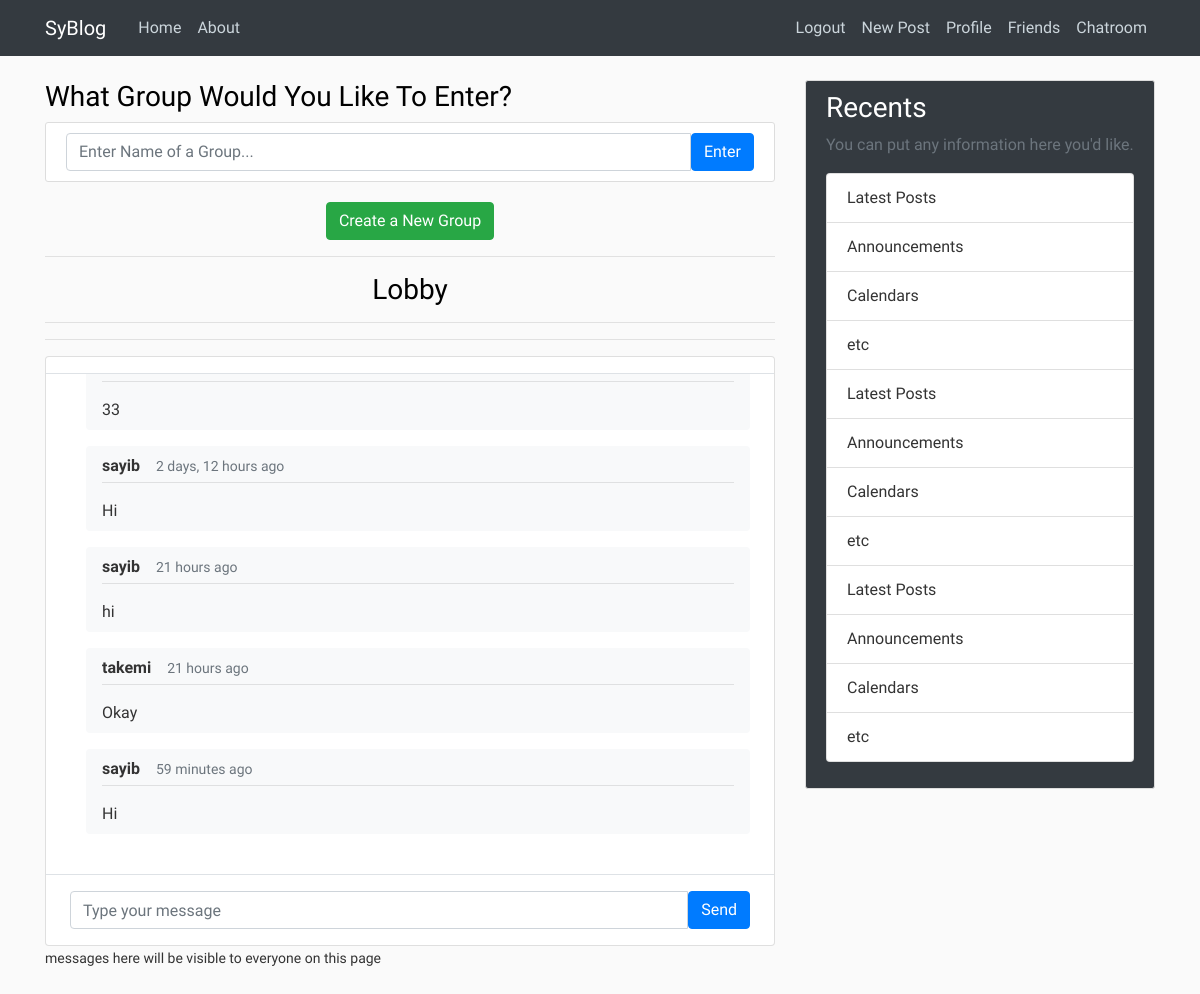
Page /chat/chat_home/ (signed in) on the committed database.
### chat/models.py (models this page shows)
class Message(models.Model):
    content = models.CharField(max_length=1000)
    author = models.ForeignKey(User, default=1, on_delete=models.CASCADE)
    timestamp = models.DateTimeField(auto_now=True)
    group = models.ForeignKey('Group', on_delete=models.CASCADE)
    def get_date(self):
        return humanize.naturaltime(self.timestamp)

### chat/views.py (the view)
# urls.py: path('chat_home/', views.chat_home, name='chat-home'),
@login_required
def chat_home(request):
    if(request.method == 'POST'):
        group_name = request.POST.get("group_name")
        if(group_name):
            group = Group.objects.filter(name=group_name).first()
            if(not group):
                alerts.success(request, f'No Group Of Name {group_name} exists')
                return redirect('chat-home')
        else:
            group = Group.objects.filter(name='lobby').first()
        return redirect(group)
    else:
        group = Group.objects.filter(name='lobby').first()
        messages = []
        if(group):
            messages = Message.objects.filter(group=group)
        else:
            group = Group(name = 'lobby').save()
        return render(request, 'chat/chat_home.html', {'chats': messages})

### friend/context_processors.py (called while the page is built)
def requests_to_base(requests):
    receivers = dict(Counter([req.receiver for req in FriendRequest.objects.all()]))
    return {'receivers': receivers}

### chat/templates/chat/chat_home.html (shortened to what this page needs)
{% extends 'blog/base.html' %}
{% block content %}
    <main class="content">
        <div class="container p-0">
            <h3>What Group Would You Like To Enter?</h3>
            <article class="media content-section">
            <form style="width: 100%;" action="" method='post' enctype="multipart/form-data">
                <div class="input-group">
                    <input name='group_name' id='enter-group' type="text" class="form-control" placeholder="Enter Name of a Group...">
                    <button type="submit" id='enter-sumbit' class="btn btn-primary">Enter</button>
                </div>
            </form>
            </article>
            <div style="text-align:center;">
                <a href="{% url 'create-group' %}" class="btn btn-success">Create a New Group</a>
            </div>
        </div>
    </main>
        <main class="content">
    <div class="container p-0">
        <span style="text-align: center;">
            <hr>
            <h1 class="h3 mb-3">Lobby</h1>
            <hr><hr>
        </span>
		<div class="card">
			<div class="row g-0">
				<div class="col-12 col-lg-7 col-xl-9">
					<div class="py-2 px-4 border-bottom d-none d-lg-block">
					</div>
					<div class="position-relative">
						<div id="msg-tab" class="chat-messages p-4">
                            {% for chat in chats %}
                                <div class="flex-shrink-1 bg-light rounded py-2 px-3 ml-3 mb-3">
									<div class="font-weight-bold mb-1">{{chat.author}}<small class="text-muted ml-3">{{ chat.get_date }}</small></div><hr style="margin-top: 0">
                                    {% autoescape off %}<span>{{ chat.content|safe }}<span>{% endautoescape %}
								</div>
                            {% endfor %}
						</div>
					</div>
					<div class="flex-grow-0 py-3 px-4 border-top">
						<div class="input-group">
							<input id="chat-message-input" type="text" class="form-control" placeholder="Type your message">
							<button id="chat-message-submit" class="btn btn-primary">Send</button>
						</div>
					</div>
				</div>
			</div>
		</div>
	</div>
    <small class="mb-3">messages here will be visible to everyone on this page</small>
    </main>
{% endblock content %}

### blog/static/blog/main.css (style rules this page uses)
body { background: #fafafa; color: #333333; margin-top: 5rem; font-family: 'Quicksand'; }
a { text-decoration: none; }
h1, h2, h3, h4, h5, h6 { color:black; }
.content-section { background: #ffffff; padding: 10px 20px; border: 1px solid #dddddd; border-radius: 3px; margin-bottom: 20px; }
.chat-messages { display: flex; flex-direction: column; max-height: 500px; overflow-y: scroll }
.py-3 { padding-top: 1rem !important; padding-bottom: 1rem !important; }
.px-4 { padding-right: 1.5rem !important; padding-left: 1.5rem !important; }
.flex-grow-0 { flex-grow: 0 !important; }
.border-top { border-top: 1px solid #dee2e6 !important; }
.col-xl-9 { -ms-flex: 0 0 75%; flex: 100; max-width: 100%; }

### rows in the picture
Message: content "33"
Message: author "sayib", get_date "2 days, 12 hours ago", content "Hi"
Message: author "sayib", get_date "21 hours ago", content "hi"
Message: author "takemi", get_date "21 hours ago", content "Okay"
Message: author "sayib", get_date "59 minutes ago", content "Hi"
